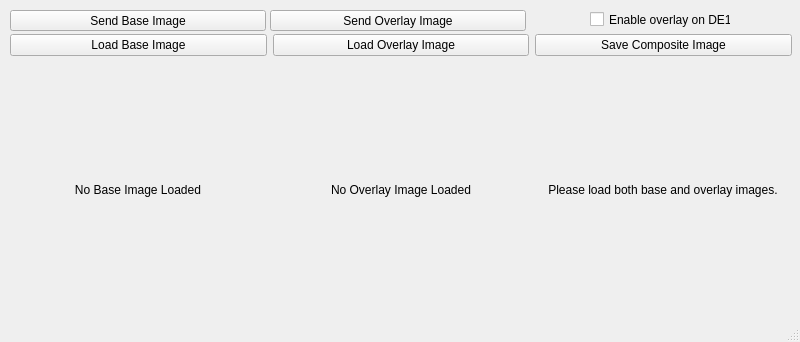
<?xml version="1.0" encoding="UTF-8"?>
<ui version="4.0">
 <class>MainWindow</class>
 <widget class="QMainWindow" name="MainWindow">
  <property name="geometry">
   <rect>
    <x>0</x>
    <y>0</y>
    <width>800</width>
    <height>342</height>
   </rect>
  </property>
  <property name="windowTitle">
   <string>MainWindow</string>
  </property>
  <widget class="QWidget" name="centralwidget">
   <widget class="QWidget" name="gridLayoutWidget">
    <property name="geometry">
     <rect>
      <x>10</x>
      <y>34</y>
      <width>782</width>
      <height>285</height>
     </rect>
    </property>
    <layout class="QGridLayout" name="gridLayout">
     <item row="0" column="2">
      <widget class="QPushButton" name="pushButton_composite">
       <property name="text">
        <string>Save Composite Image</string>
       </property>
      </widget>
     </item>
     <item row="1" column="0" alignment="Qt::AlignHCenter|Qt::AlignVCenter">
      <widget class="QLabel" name="label_base">
       <property name="sizePolicy">
        <sizepolicy hsizetype="Preferred" vsizetype="Preferred">
         <horstretch>0</horstretch>
         <verstretch>0</verstretch>
        </sizepolicy>
       </property>
       <property name="minimumSize">
        <size>
         <width>256</width>
         <height>256</height>
        </size>
       </property>
       <property name="baseSize">
        <size>
         <width>256</width>
         <height>256</height>
        </size>
       </property>
       <property name="frameShadow">
        <enum>QFrame::Plain</enum>
       </property>
       <property name="text">
        <string>No Base Image Loaded</string>
       </property>
       <property name="scaledContents">
        <bool>false</bool>
       </property>
       <property name="alignment">
        <set>Qt::AlignCenter</set>
       </property>
      </widget>
     </item>
     <item row="1" column="2" alignment="Qt::AlignHCenter|Qt::AlignVCenter">
      <widget class="QLabel" name="label_composite">
       <property name="sizePolicy">
        <sizepolicy hsizetype="Preferred" vsizetype="Preferred">
         <horstretch>0</horstretch>
         <verstretch>0</verstretch>
        </sizepolicy>
       </property>
       <property name="minimumSize">
        <size>
         <width>256</width>
         <height>256</height>
        </size>
       </property>
       <property name="baseSize">
        <size>
         <width>0</width>
         <height>0</height>
        </size>
       </property>
       <property name="text">
        <string>Please load both base and overlay images.</string>
       </property>
       <property name="alignment">
        <set>Qt::AlignCenter</set>
       </property>
      </widget>
     </item>
     <item row="0" column="0">
      <widget class="QPushButton" name="pushButton_base">
       <property name="text">
        <string>Load Base Image</string>
       </property>
      </widget>
     </item>
     <item row="0" column="1">
      <widget class="QPushButton" name="pushButton_overlay">
       <property name="text">
        <string>Load Overlay Image</string>
       </property>
      </widget>
     </item>
     <item row="1" column="1" alignment="Qt::AlignHCenter|Qt::AlignVCenter">
      <widget class="QLabel" name="label_overlay">
       <property name="sizePolicy">
        <sizepolicy hsizetype="Preferred" vsizetype="Preferred">
         <horstretch>0</horstretch>
         <verstretch>0</verstretch>
        </sizepolicy>
       </property>
       <property name="minimumSize">
        <size>
         <width>256</width>
         <height>256</height>
        </size>
       </property>
       <property name="baseSize">
        <size>
         <width>0</width>
         <height>0</height>
        </size>
       </property>
       <property name="text">
        <string>No Overlay Image Loaded</string>
       </property>
       <property name="alignment">
        <set>Qt::AlignCenter</set>
       </property>
      </widget>
     </item>
    </layout>
   </widget>
   <widget class="QPushButton" name="pushButton_base_send">
    <property name="geometry">
     <rect>
      <x>10</x>
      <y>10</y>
      <width>256</width>
      <height>21</height>
     </rect>
    </property>
    <property name="text">
     <string>Send Base Image</string>
    </property>
   </widget>
   <widget class="QPushButton" name="pushButton_overlay_send">
    <property name="geometry">
     <rect>
      <x>270</x>
      <y>10</y>
      <width>256</width>
      <height>21</height>
     </rect>
    </property>
    <property name="text">
     <string>Send Overlay Image</string>
    </property>
   </widget>
   <widget class="QCheckBox" name="checkBox_overlay_toggle">
    <property name="geometry">
     <rect>
      <x>590</x>
      <y>10</y>
      <width>141</width>
      <height>19</height>
     </rect>
    </property>
    <property name="text">
     <string>Enable overlay on DE10</string>
    </property>
    <property name="checked">
     <bool>false</bool>
    </property>
   </widget>
  </widget>
  <widget class="QMenuBar" name="menubar">
   <property name="geometry">
    <rect>
     <x>0</x>
     <y>0</y>
     <width>800</width>
     <height>20</height>
    </rect>
   </property>
  </widget>
  <widget class="QStatusBar" name="statusbar"/>
 </widget>
 <resources/>
 <connections/>
</ui>
